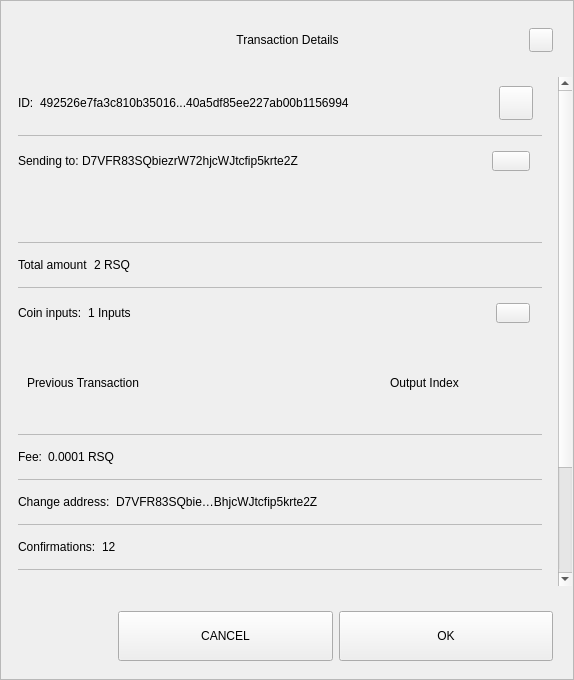
<?xml version="1.0" encoding="UTF-8"?>
<ui version="4.0">
 <class>TxDetailDialog</class>
 <widget class="QWidget" name="TxDetailDialog">
  <property name="geometry">
   <rect>
    <x>0</x>
    <y>0</y>
    <width>574</width>
    <height>680</height>
   </rect>
  </property>
  <property name="sizePolicy">
   <sizepolicy hsizetype="Preferred" vsizetype="Expanding">
    <horstretch>0</horstretch>
    <verstretch>0</verstretch>
   </sizepolicy>
  </property>
  <property name="minimumSize">
   <size>
    <width>574</width>
    <height>500</height>
   </size>
  </property>
  <property name="windowTitle">
   <string>Form</string>
  </property>
  <property name="styleSheet">
   <string notr="true"/>
  </property>
  <layout class="QVBoxLayout" name="verticalLayout_3">
   <property name="spacing">
    <number>0</number>
   </property>
   <property name="leftMargin">
    <number>0</number>
   </property>
   <property name="topMargin">
    <number>0</number>
   </property>
   <property name="rightMargin">
    <number>0</number>
   </property>
   <property name="bottomMargin">
    <number>0</number>
   </property>
   <item>
    <widget class="QFrame" name="frame">
     <property name="sizePolicy">
      <sizepolicy hsizetype="Preferred" vsizetype="Expanding">
       <horstretch>0</horstretch>
       <verstretch>0</verstretch>
      </sizepolicy>
     </property>
     <property name="styleSheet">
      <string notr="true"/>
     </property>
     <property name="frameShape">
      <enum>QFrame::StyledPanel</enum>
     </property>
     <property name="frameShadow">
      <enum>QFrame::Raised</enum>
     </property>
     <layout class="QVBoxLayout" name="verticalLayout">
      <property name="leftMargin">
       <number>0</number>
      </property>
      <property name="rightMargin">
       <number>0</number>
      </property>
      <item>
       <layout class="QHBoxLayout" name="horizontalLayout_3">
        <property name="spacing">
         <number>0</number>
        </property>
        <property name="leftMargin">
         <number>20</number>
        </property>
        <property name="topMargin">
         <number>10</number>
        </property>
        <property name="rightMargin">
         <number>20</number>
        </property>
        <item>
         <spacer name="horizontalSpacer_1">
          <property name="orientation">
           <enum>Qt::Horizontal</enum>
          </property>
          <property name="sizeHint" stdset="0">
           <size>
            <width>40</width>
            <height>20</height>
           </size>
          </property>
         </spacer>
        </item>
        <item>
         <widget class="QLabel" name="labelTitle">
          <property name="minimumSize">
           <size>
            <width>0</width>
            <height>40</height>
           </size>
          </property>
          <property name="maximumSize">
           <size>
            <width>16777215</width>
            <height>40</height>
           </size>
          </property>
          <property name="styleSheet">
           <string notr="true">padding-left:24px;</string>
          </property>
          <property name="text">
           <string>Transaction Details</string>
          </property>
          <property name="alignment">
           <set>Qt::AlignCenter</set>
          </property>
          <property name="margin">
           <number>7</number>
          </property>
         </widget>
        </item>
        <item>
         <spacer name="horizontalSpacer_2">
          <property name="orientation">
           <enum>Qt::Horizontal</enum>
          </property>
          <property name="sizeHint" stdset="0">
           <size>
            <width>40</width>
            <height>20</height>
           </size>
          </property>
         </spacer>
        </item>
        <item>
         <widget class="QPushButton" name="btnEsc">
          <property name="minimumSize">
           <size>
            <width>24</width>
            <height>24</height>
           </size>
          </property>
          <property name="maximumSize">
           <size>
            <width>24</width>
            <height>24</height>
           </size>
          </property>
          <property name="focusPolicy">
           <enum>Qt::NoFocus</enum>
          </property>
          <property name="text">
           <string/>
          </property>
         </widget>
        </item>
       </layout>
      </item>
      <item>
       <spacer name="verticalSpacer">
        <property name="orientation">
         <enum>Qt::Vertical</enum>
        </property>
        <property name="sizeType">
         <enum>QSizePolicy::Fixed</enum>
        </property>
        <property name="sizeHint" stdset="0">
         <size>
          <width>20</width>
          <height>10</height>
         </size>
        </property>
       </spacer>
      </item>
      <item>
       <widget class="QWidget" name="layoutScroll" native="true">
        <property name="minimumSize">
         <size>
          <width>0</width>
          <height>0</height>
         </size>
        </property>
        <layout class="QVBoxLayout" name="verticalLayout_4">
         <property name="leftMargin">
          <number>0</number>
         </property>
         <property name="topMargin">
          <number>0</number>
         </property>
         <property name="rightMargin">
          <number>0</number>
         </property>
         <item>
          <widget class="QScrollArea" name="scrollArea">
           <property name="styleSheet">
            <string notr="true">#scrollArea {
background:transparent;
}</string>
           </property>
           <property name="horizontalScrollBarPolicy">
            <enum>Qt::ScrollBarAlwaysOff</enum>
           </property>
           <property name="sizeAdjustPolicy">
            <enum>QAbstractScrollArea::AdjustIgnored</enum>
           </property>
           <property name="widgetResizable">
            <bool>true</bool>
           </property>
           <property name="alignment">
            <set>Qt::AlignLeading|Qt::AlignLeft|Qt::AlignTop</set>
           </property>
           <widget class="QWidget" name="scrollAreaWidgetContents">
            <property name="geometry">
             <rect>
              <x>0</x>
              <y>0</y>
              <width>556</width>
              <height>672</height>
             </rect>
            </property>
            <property name="autoFillBackground">
             <bool>false</bool>
            </property>
            <property name="styleSheet">
             <string notr="true">#scrollAreaWidgetContents {
background:transparent;
}</string>
            </property>
            <layout class="QVBoxLayout" name="verticalLayout_7">
             <property name="spacing">
              <number>0</number>
             </property>
             <property name="sizeConstraint">
              <enum>QLayout::SetDefaultConstraint</enum>
             </property>
             <property name="leftMargin">
              <number>0</number>
             </property>
             <property name="topMargin">
              <number>0</number>
             </property>
             <property name="rightMargin">
              <number>0</number>
             </property>
             <property name="bottomMargin">
              <number>0</number>
             </property>
             <item>
              <widget class="QWidget" name="content" native="true">
               <layout class="QVBoxLayout" name="verticalLayout_2">
                <property name="leftMargin">
                 <number>16</number>
                </property>
                <property name="topMargin">
                 <number>0</number>
                </property>
                <property name="rightMargin">
                 <number>16</number>
                </property>
                <item>
                 <widget class="QWidget" name="contentID" native="true">
                  <layout class="QHBoxLayout" name="horizontalLayout_12" stretch="0,1,0">
                   <property name="leftMargin">
                    <number>0</number>
                   </property>
                   <item>
                    <widget class="QLabel" name="labelId">
                     <property name="maximumSize">
                      <size>
                       <width>16777215</width>
                       <height>16777215</height>
                      </size>
                     </property>
                     <property name="text">
                      <string>ID:</string>
                     </property>
                    </widget>
                   </item>
                   <item>
                    <widget class="QLabel" name="textId">
                     <property name="text">
                      <string>492526e7fa3c810b35016...40a5df85ee227ab00b1156994</string>
                     </property>
                    </widget>
                   </item>
                   <item>
                    <widget class="QPushButton" name="pushCopy">
                     <property name="minimumSize">
                      <size>
                       <width>34</width>
                       <height>34</height>
                      </size>
                     </property>
                     <property name="maximumSize">
                      <size>
                       <width>34</width>
                       <height>34</height>
                      </size>
                     </property>
                     <property name="focusPolicy">
                      <enum>Qt::NoFocus</enum>
                     </property>
                     <property name="text">
                      <string/>
                     </property>
                     <property name="iconSize">
                      <size>
                       <width>24</width>
                       <height>24</height>
                      </size>
                     </property>
                    </widget>
                   </item>
                  </layout>
                 </widget>
                </item>
                <item>
                 <widget class="QLabel" name="labelDivider9">
                  <property name="maximumSize">
                   <size>
                    <width>16777215</width>
                    <height>1</height>
                   </size>
                  </property>
                  <property name="styleSheet">
                   <string notr="true">background-color:#bababa;</string>
                  </property>
                  <property name="text">
                   <string/>
                  </property>
                 </widget>
                </item>
                <item>
                 <widget class="QWidget" name="contentOutputs" native="true">
                  <layout class="QHBoxLayout" name="horizontalLayout_11" stretch="0,3,0">
                   <property name="spacing">
                    <number>0</number>
                   </property>
                   <property name="leftMargin">
                    <number>0</number>
                   </property>
                   <property name="rightMargin">
                    <number>12</number>
                   </property>
                   <item>
                    <widget class="QLabel" name="labelSend">
                     <property name="maximumSize">
                      <size>
                       <width>16777215</width>
                       <height>16777215</height>
                      </size>
                     </property>
                     <property name="text">
                      <string>Sending to: </string>
                     </property>
                    </widget>
                   </item>
                   <item>
                    <widget class="QLabel" name="textSend">
                     <property name="text">
                      <string>D7VFR83SQbiezrW72hjcWJtcfip5krte2Z </string>
                     </property>
                    </widget>
                   </item>
                   <item>
                    <widget class="QPushButton" name="pushOutputs">
                     <property name="minimumSize">
                      <size>
                       <width>34</width>
                       <height>20</height>
                      </size>
                     </property>
                     <property name="maximumSize">
                      <size>
                       <width>38</width>
                       <height>20</height>
                      </size>
                     </property>
                     <property name="focusPolicy">
                      <enum>Qt::NoFocus</enum>
                     </property>
                     <property name="styleSheet">
                      <string notr="true"/>
                     </property>
                     <property name="text">
                      <string/>
                     </property>
                    </widget>
                   </item>
                  </layout>
                 </widget>
                </item>
                <item>
                 <widget class="QScrollArea" name="outputsScrollArea">
                  <property name="minimumSize">
                   <size>
                    <width>0</width>
                    <height>50</height>
                   </size>
                  </property>
                  <property name="styleSheet">
                   <string notr="true">#outputsScrollArea {
background:transparent;
}</string>
                  </property>
                  <property name="widgetResizable">
                   <bool>true</bool>
                  </property>
                  <widget class="QWidget" name="container_outputs_base">
                   <property name="geometry">
                    <rect>
                     <x>0</x>
                     <y>0</y>
                     <width>522</width>
                     <height>48</height>
                    </rect>
                   </property>
                   <property name="styleSheet">
                    <string notr="true">#container_outputs_base {
background:transparent;
}</string>
                   </property>
                  </widget>
                 </widget>
                </item>
                <item>
                 <widget class="QLabel" name="labelDivider8">
                  <property name="maximumSize">
                   <size>
                    <width>16777215</width>
                    <height>1</height>
                   </size>
                  </property>
                  <property name="styleSheet">
                   <string notr="true">background-color:#bababa;</string>
                  </property>
                  <property name="text">
                   <string/>
                  </property>
                 </widget>
                </item>
                <item>
                 <widget class="QWidget" name="contentAmount" native="true">
                  <layout class="QHBoxLayout" name="horizontalLayout_4" stretch="0,1">
                   <property name="leftMargin">
                    <number>0</number>
                   </property>
                   <item>
                    <widget class="QLabel" name="labelAmount">
                     <property name="maximumSize">
                      <size>
                       <width>16777215</width>
                       <height>16777215</height>
                      </size>
                     </property>
                     <property name="text">
                      <string>Total amount</string>
                     </property>
                    </widget>
                   </item>
                   <item>
                    <widget class="QLabel" name="textAmount">
                     <property name="text">
                      <string>2 RSQ</string>
                     </property>
                    </widget>
                   </item>
                  </layout>
                 </widget>
                </item>
                <item>
                 <widget class="QLabel" name="labelDivider6">
                  <property name="maximumSize">
                   <size>
                    <width>16777215</width>
                    <height>1</height>
                   </size>
                  </property>
                  <property name="styleSheet">
                   <string notr="true">background-color:#bababa;</string>
                  </property>
                  <property name="text">
                   <string/>
                  </property>
                 </widget>
                </item>
                <item>
                 <widget class="QWidget" name="contentInputs" native="true">
                  <layout class="QHBoxLayout" name="horizontalLayout" stretch="0,2,0">
                   <property name="leftMargin">
                    <number>0</number>
                   </property>
                   <property name="rightMargin">
                    <number>12</number>
                   </property>
                   <item>
                    <widget class="QLabel" name="labelInputs">
                     <property name="sizePolicy">
                      <sizepolicy hsizetype="Minimum" vsizetype="Preferred">
                       <horstretch>0</horstretch>
                       <verstretch>0</verstretch>
                      </sizepolicy>
                     </property>
                     <property name="maximumSize">
                      <size>
                       <width>16777215</width>
                       <height>16777215</height>
                      </size>
                     </property>
                     <property name="text">
                      <string>Coin inputs:</string>
                     </property>
                    </widget>
                   </item>
                   <item>
                    <widget class="QLabel" name="textInputs">
                     <property name="text">
                      <string>1 Inputs</string>
                     </property>
                    </widget>
                   </item>
                   <item>
                    <widget class="QPushButton" name="pushInputs">
                     <property name="maximumSize">
                      <size>
                       <width>34</width>
                       <height>20</height>
                      </size>
                     </property>
                     <property name="focusPolicy">
                      <enum>Qt::NoFocus</enum>
                     </property>
                     <property name="styleSheet">
                      <string notr="true"/>
                     </property>
                     <property name="text">
                      <string/>
                     </property>
                    </widget>
                   </item>
                  </layout>
                 </widget>
                </item>
                <item>
                 <widget class="QFrame" name="gridInputs">
                  <property name="sizePolicy">
                   <sizepolicy hsizetype="Preferred" vsizetype="MinimumExpanding">
                    <horstretch>0</horstretch>
                    <verstretch>0</verstretch>
                   </sizepolicy>
                  </property>
                  <property name="minimumSize">
                   <size>
                    <width>0</width>
                    <height>90</height>
                   </size>
                  </property>
                  <layout class="QGridLayout" name="gridLayoutInput" columnstretch="5,2" rowminimumheight="0">
                   <property name="sizeConstraint">
                    <enum>QLayout::SetMaximumSize</enum>
                   </property>
                   <property name="verticalSpacing">
                    <number>0</number>
                   </property>
                   <item row="0" column="0" alignment="Qt::AlignLeft">
                    <widget class="QLabel" name="labelTitlePrevTx">
                     <property name="text">
                      <string>Previous Transaction</string>
                     </property>
                    </widget>
                   </item>
                   <item row="0" column="1" alignment="Qt::AlignLeft">
                    <widget class="QLabel" name="labelOutputIndex">
                     <property name="text">
                      <string>Output Index</string>
                     </property>
                     <property name="alignment">
                      <set>Qt::AlignCenter</set>
                     </property>
                    </widget>
                   </item>
                  </layout>
                 </widget>
                </item>
                <item>
                 <widget class="QLabel" name="labelDivider1">
                  <property name="maximumSize">
                   <size>
                    <width>16777215</width>
                    <height>1</height>
                   </size>
                  </property>
                  <property name="styleSheet">
                   <string notr="true">background-color:#bababa;</string>
                  </property>
                  <property name="text">
                   <string/>
                  </property>
                 </widget>
                </item>
                <item>
                 <widget class="QWidget" name="contentFee" native="true">
                  <layout class="QHBoxLayout" name="horizontalLayout_7" stretch="0,1">
                   <property name="leftMargin">
                    <number>0</number>
                   </property>
                   <item>
                    <widget class="QLabel" name="labelFee">
                     <property name="maximumSize">
                      <size>
                       <width>16777215</width>
                       <height>16777215</height>
                      </size>
                     </property>
                     <property name="text">
                      <string>Fee:</string>
                     </property>
                    </widget>
                   </item>
                   <item>
                    <widget class="QLabel" name="textFee">
                     <property name="text">
                      <string>0.0001 RSQ</string>
                     </property>
                    </widget>
                   </item>
                  </layout>
                 </widget>
                </item>
                <item>
                 <widget class="QLabel" name="labelDivider2">
                  <property name="maximumSize">
                   <size>
                    <width>16777215</width>
                    <height>1</height>
                   </size>
                  </property>
                  <property name="styleSheet">
                   <string notr="true">background-color:#bababa;</string>
                  </property>
                  <property name="text">
                   <string/>
                  </property>
                 </widget>
                </item>
                <item>
                 <widget class="QWidget" name="contentChangeAddress" native="true">
                  <layout class="QHBoxLayout" name="horizontalLayout_6" stretch="0,1">
                   <property name="leftMargin">
                    <number>0</number>
                   </property>
                   <item>
                    <widget class="QLabel" name="labelChange">
                     <property name="maximumSize">
                      <size>
                       <width>16777215</width>
                       <height>16777215</height>
                      </size>
                     </property>
                     <property name="text">
                      <string>Change address:</string>
                     </property>
                    </widget>
                   </item>
                   <item>
                    <widget class="QLabel" name="textChange">
                     <property name="text">
                      <string>D7VFR83SQbie…BhjcWJtcfip5krte2Z </string>
                     </property>
                    </widget>
                   </item>
                  </layout>
                 </widget>
                </item>
                <item>
                 <widget class="QLabel" name="labelDivider4">
                  <property name="maximumSize">
                   <size>
                    <width>16777215</width>
                    <height>1</height>
                   </size>
                  </property>
                  <property name="styleSheet">
                   <string notr="true">background-color:#bababa;</string>
                  </property>
                  <property name="text">
                   <string/>
                  </property>
                 </widget>
                </item>
                <item>
                 <widget class="QWidget" name="contentConfirmations" native="true">
                  <layout class="QHBoxLayout" name="horizontalLayout_8" stretch="0,1">
                   <property name="leftMargin">
                    <number>0</number>
                   </property>
                   <item>
                    <widget class="QLabel" name="labelConfirmations">
                     <property name="maximumSize">
                      <size>
                       <width>16777215</width>
                       <height>16777215</height>
                      </size>
                     </property>
                     <property name="text">
                      <string>Confirmations:</string>
                     </property>
                    </widget>
                   </item>
                   <item>
                    <widget class="QLabel" name="textConfirmations">
                     <property name="text">
                      <string>12</string>
                     </property>
                    </widget>
                   </item>
                  </layout>
                 </widget>
                </item>
                <item>
                 <widget class="QLabel" name="labelDivider7">
                  <property name="maximumSize">
                   <size>
                    <width>16777215</width>
                    <height>1</height>
                   </size>
                  </property>
                  <property name="styleSheet">
                   <string notr="true">background-color:#bababa;</string>
                  </property>
                  <property name="text">
                   <string/>
                  </property>
                 </widget>
                </item>
                <item>
                 <widget class="QWidget" name="contentSize" native="true">
                  <layout class="QHBoxLayout" name="horizontalLayout_9" stretch="0,1">
                   <property name="leftMargin">
                    <number>0</number>
                   </property>
                   <item>
                    <widget class="QLabel" name="labelSize">
                     <property name="maximumSize">
                      <size>
                       <width>16777215</width>
                       <height>16777215</height>
                      </size>
                     </property>
                     <property name="text">
                      <string>Size:</string>
                     </property>
                    </widget>
                   </item>
                   <item>
                    <widget class="QLabel" name="textSize">
                     <property name="text">
                      <string>2 kB</string>
                     </property>
                    </widget>
                   </item>
                  </layout>
                 </widget>
                </item>
                <item>
                 <widget class="QLabel" name="labelDivider3">
                  <property name="maximumSize">
                   <size>
                    <width>16777215</width>
                    <height>1</height>
                   </size>
                  </property>
                  <property name="styleSheet">
                   <string notr="true">background-color:#bababa;</string>
                  </property>
                  <property name="text">
                   <string/>
                  </property>
                 </widget>
                </item>
                <item>
                 <widget class="QWidget" name="contentDate" native="true">
                  <layout class="QHBoxLayout" name="horizontalLayout_5" stretch="0,1">
                   <property name="leftMargin">
                    <number>0</number>
                   </property>
                   <item>
                    <widget class="QLabel" name="labelDate">
                     <property name="maximumSize">
                      <size>
                       <width>16777215</width>
                       <height>16777215</height>
                      </size>
                     </property>
                     <property name="text">
                      <string>Date:</string>
                     </property>
                    </widget>
                   </item>
                   <item>
                    <widget class="QLabel" name="textDate">
                     <property name="text">
                      <string>May 25, 2017</string>
                     </property>
                    </widget>
                   </item>
                  </layout>
                 </widget>
                </item>
                <item>
                 <widget class="QLabel" name="labelDivider5">
                  <property name="maximumSize">
                   <size>
                    <width>16777215</width>
                    <height>1</height>
                   </size>
                  </property>
                  <property name="styleSheet">
                   <string notr="true">background-color:#bababa;</string>
                  </property>
                  <property name="text">
                   <string/>
                  </property>
                 </widget>
                </item>
                <item>
                 <widget class="QWidget" name="contentStatus" native="true">
                  <layout class="QHBoxLayout" name="horizontalLayout_10" stretch="0,1">
                   <property name="leftMargin">
                    <number>0</number>
                   </property>
                   <item>
                    <widget class="QLabel" name="labelStatus">
                     <property name="maximumSize">
                      <size>
                       <width>16777215</width>
                       <height>16777215</height>
                      </size>
                     </property>
                     <property name="text">
                      <string>Status:</string>
                     </property>
                    </widget>
                   </item>
                   <item>
                    <widget class="QLabel" name="textStatus">
                     <property name="text">
                      <string>Spendable</string>
                     </property>
                    </widget>
                   </item>
                  </layout>
                 </widget>
                </item>
                <item>
                 <spacer name="verticalSpacer_2">
                  <property name="orientation">
                   <enum>Qt::Vertical</enum>
                  </property>
                  <property name="sizeType">
                   <enum>QSizePolicy::Expanding</enum>
                  </property>
                  <property name="sizeHint" stdset="0">
                   <size>
                    <width>20</width>
                    <height>10</height>
                   </size>
                  </property>
                 </spacer>
                </item>
                <item>
                 <widget class="QLabel" name="labelWarning">
                  <property name="text">
                   <string>TextLabel</string>
                  </property>
                  <property name="alignment">
                   <set>Qt::AlignCenter</set>
                  </property>
                 </widget>
                </item>
               </layout>
              </widget>
             </item>
            </layout>
           </widget>
          </widget>
         </item>
        </layout>
       </widget>
      </item>
      <item>
       <widget class="QWidget" name="containerButtons" native="true">
        <layout class="QHBoxLayout" name="horizontalLayout1" stretch="1,2,2">
         <property name="leftMargin">
          <number>10</number>
         </property>
         <property name="rightMargin">
          <number>20</number>
         </property>
         <item>
          <spacer name="horizontalSpacer_3">
           <property name="orientation">
            <enum>Qt::Horizontal</enum>
           </property>
           <property name="sizeHint" stdset="0">
            <size>
             <width>40</width>
             <height>20</height>
            </size>
           </property>
          </spacer>
         </item>
         <item>
          <widget class="QPushButton" name="btnCancel">
           <property name="minimumSize">
            <size>
             <width>200</width>
             <height>50</height>
            </size>
           </property>
           <property name="focusPolicy">
            <enum>Qt::NoFocus</enum>
           </property>
           <property name="text">
            <string>CANCEL</string>
           </property>
          </widget>
         </item>
         <item>
          <widget class="QPushButton" name="btnSave">
           <property name="minimumSize">
            <size>
             <width>200</width>
             <height>50</height>
            </size>
           </property>
           <property name="focusPolicy">
            <enum>Qt::NoFocus</enum>
           </property>
           <property name="text">
            <string>OK</string>
           </property>
          </widget>
         </item>
        </layout>
       </widget>
      </item>
     </layout>
    </widget>
   </item>
  </layout>
 </widget>
 <resources/>
 <connections/>
</ui>
